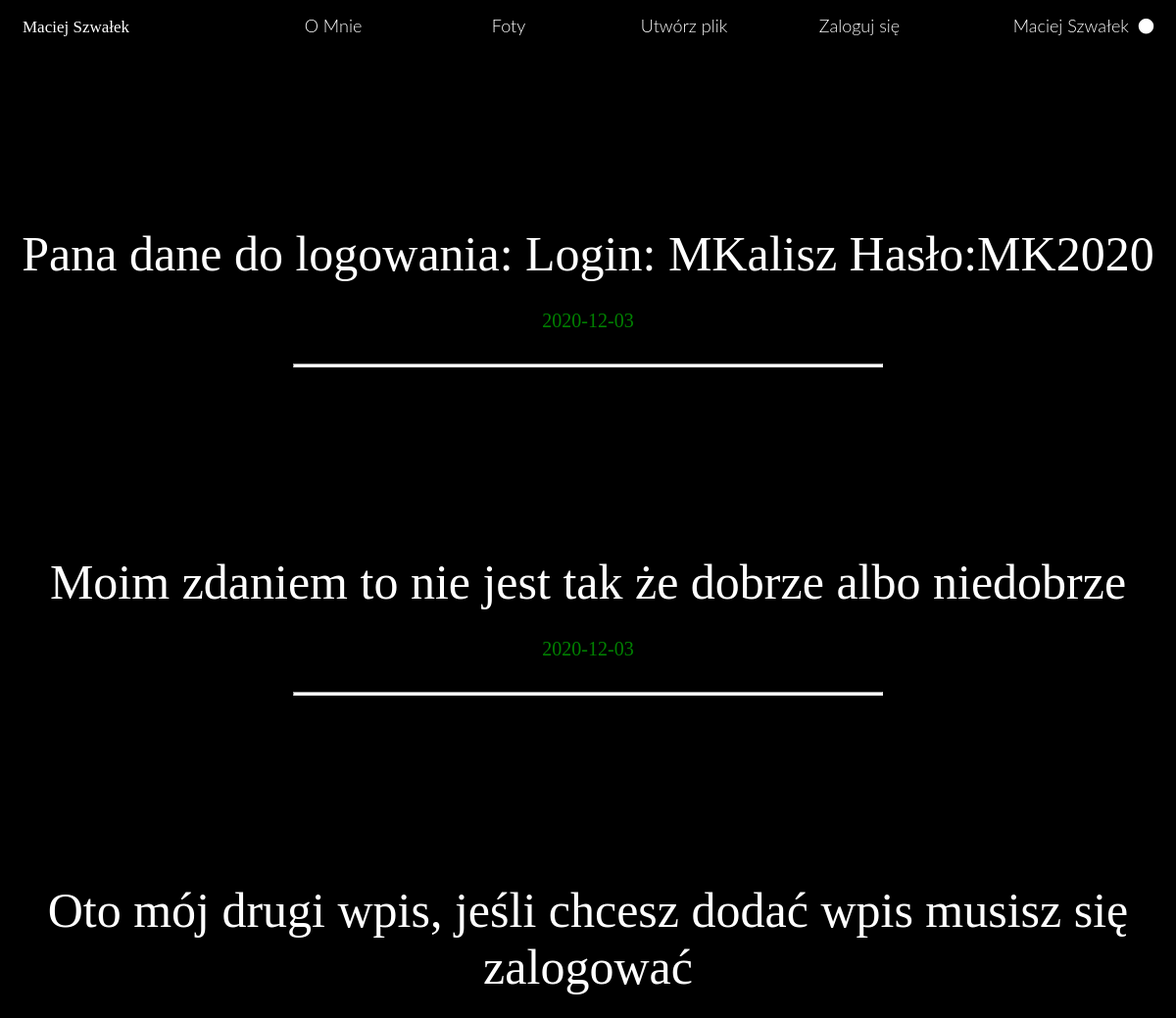
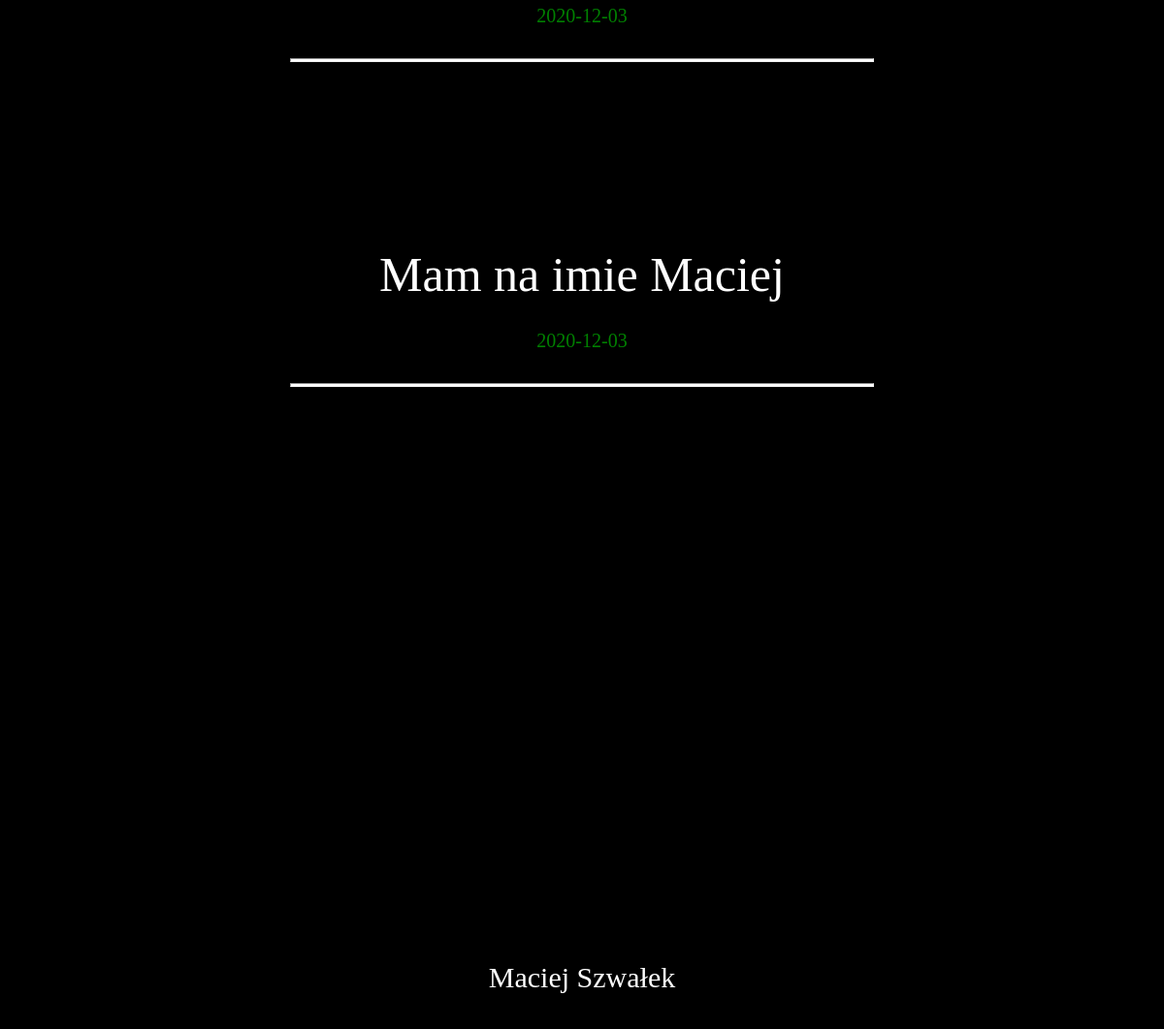
Page /Omnie.php (signed in) on the committed database (2 pictures, top to bottom).
### tables this page shows
CREATE TABLE `dane` (
  `id` int(11) NOT NULL,
  `Imie` text NOT NULL,
  `Nazwisko` text NOT NULL,
  `login` text NOT NULL,
  `password` text NOT NULL
);

CREATE TABLE `wpisy` (
  `id_wpis` int(11) NOT NULL,
  `Wpis` text NOT NULL,
  `data` date NOT NULL
);

### Omnie.php (the view, shortened to what this page needs)
<!doctype html>
<html lang="pl">
    <head>
        <link rel="stylesheet" href="style8.css" type="text/css">
        <link rel="stylesheet" href="fontello-ed321cde/css/fontello.css" type="text/css">
    </head>
    <body>
        <div id="container">
             <div id="menu">
                    <div class="elements"><span id="imie"><a href="index.php">Maciej Szwałek</a></span></div>
                        <div class="elements"><a href="Omnie.php"> O Mnie</a></div>
                        <div class="elements"><a href="foty.php"> Foty</a></div>
                        <div class="elements"><a href="utworz.php"> Utwórz plik</a></div>
                        <div class="elements"><a href="zaloguj.php"> Zaloguj się</a></div>
                    <div class="elements">
                        <span id="icon">
                          <?php
                            require('dane.php');
                            $connect=mysqli_connect($host,$root,$haslo,$baza);
                            @$id=$_SESSION['id'];
                            @$sql3="SELECT * FROM `dane` WHERE `id` LIKE '$id'";
                            @$zapytanie3=mysqli_query($connect,$sql3);
                            @$wiersz=mysqli_fetch_assoc($zapytanie3);
                            echo(@$wiersz['Imie']." ".@$wiersz['Nazwisko']);
                            if(isset($_SESSION['id']))
                            {
                            echo(" <i class='demo-icon icon-circle'></i>");
                            }
                            else
                            {
                            echo("<i class='demo-icon icon-circle-empty'></i>");
                            }
                            ?>
                        </span>
                    </div>
            </div>
            <div id="content3">
                <?php
                    require('dane.php');
                    $connect=mysqli_connect($host,$root,$haslo,$baza);
                    $sql1='SELECT `id_wpis`, `Wpis`, `data` FROM `wpisy` ORDER BY `id_wpis` DESC LIMIT 5;';
                    $wynik=mysqli_query($connect,$sql1);
                    if(mysqli_num_rows($wynik)>0)
                    {
                        while($wiersz= mysqli_fetch_assoc($wynik))
                        {
                            print($wiersz['Wpis']." "."<br><mark>".$wiersz['data']."</mark><br><hr>" );
                        }
                    }
                    ?>
            </div>
             <div id="footer">
                 Maciej Szwałek
            </div>
        </div>
    </body>
</html>

### style8.css (style rules this page uses)
body { background-color: #fbf9f2; margin: 0px; padding: 0px; }
#menu { width: 100%; height: 50px; background-color: black; position: sticky; top: 0; left: 0; }
.elements:first-child { height: 35px; margin-top: 15px; float:left; margin-left: 23px; width:18%; color:white; font-family: lato light; font-size: 18px; background-color: black; text-align: left; }
.elements:last-child { height: 35px; margin-top: 15px; float:left; margin-left: 23px; width:17%; color:white; font-family: lato light; font-size: 18px; background-color: black; text-align: right; }
.elements { height: 35px; margin-top: 15px; float:left; margin-left: 23px; width:13%; color:white; font-family: lato light; font-size: 18px; background-color: black; text-align: center; z-index: 100; }
#imie { color:white; font-family:Courgette ; font-size: 17px; }
#content3 { width: 100%; height: 1800px; background-color: black; color: white; text-align: center; font-size: 50px; padding-top: 180px; }
#content3>mark { font-size: 20px; text-align: center; margin-bottom: 50px; }
#content3>hr { width:50%; height: 2px; background-color: white; margin-bottom: 190px; }
hr { width: 50%; background-color: white; }
#footer { width: 100%; height: 70px; background-color: black; position: sticky; top: 0; left: 0; text-align: center; color: white; font-size: 30px; }
a { text-decoration: none; color:white; }
mark { color:green; background-color: black; }

### rows in the picture
dane: Imie "Maciej", Nazwisko "Szwałek"
wpisy: Wpis "Pana dane do logowania: Login: MKalisz Hasło:MK2020", data "2020-12-03"
wpisy: Wpis "Moim zdaniem to nie jest tak że dobrze albo niedobrze", data "2020-12-03"
wpisy: Wpis "Oto mój drugi wpis, jeśli chcesz dodać wpis musisz się zalogować", data "2020-12-03"
wpisy: Wpis "Mam na imie Maciej", data "2020-12-03"
